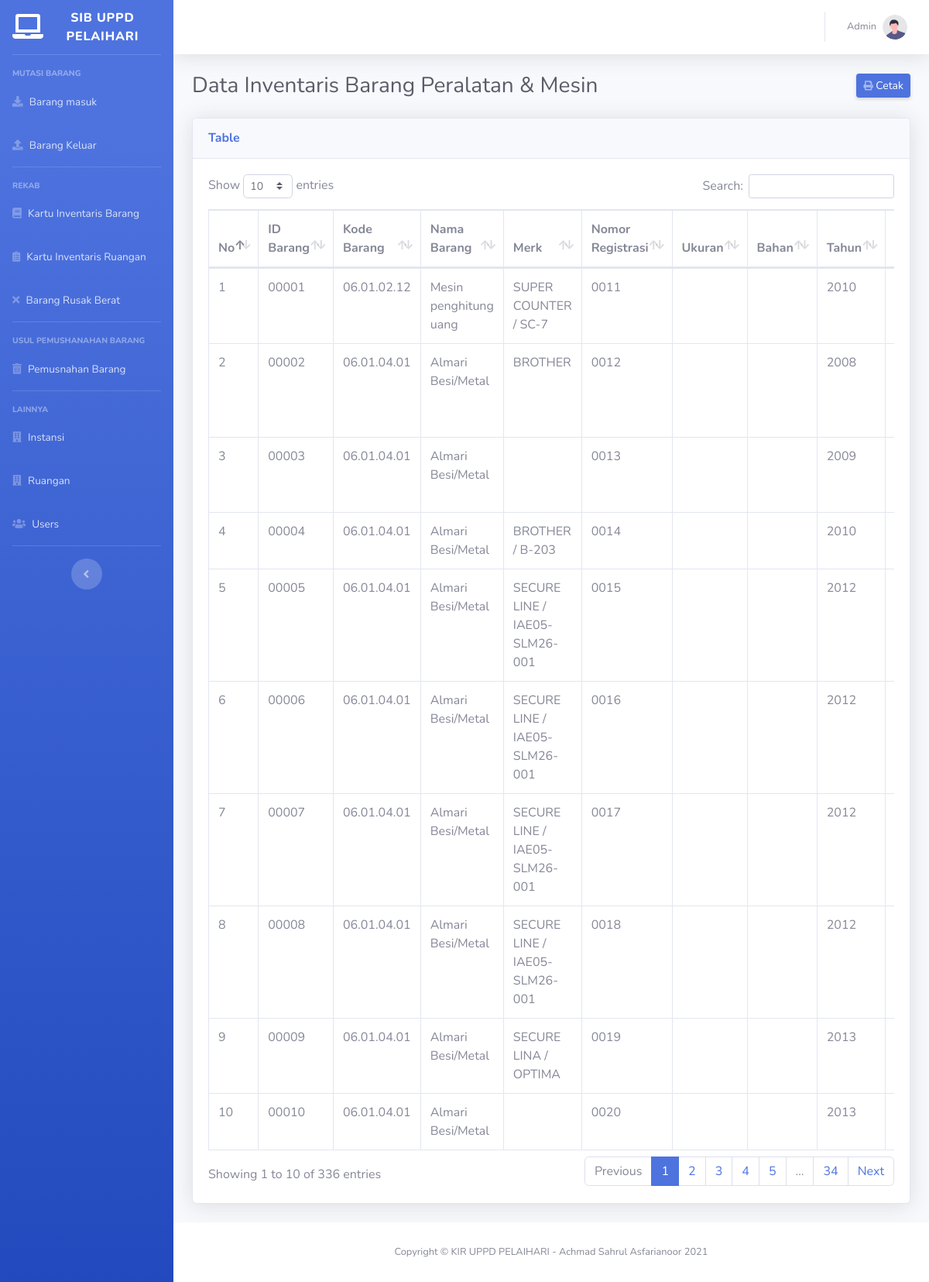
The page /index.php/dashboard on the database its author committed.
### tables this page shows
CREATE TABLE `tb_inventaris` (
  `id_barang` varchar(5) NOT NULL,
  `kode_barang` varchar(11) NOT NULL,
  `nama_barang` varchar(70) DEFAULT NULL,
  `merk` varchar(50) NOT NULL,
  `nomor_registrasi` varchar(4) DEFAULT NULL,
  `ukuran` varchar(10) NOT NULL,
  `bahan` varchar(30) NOT NULL,
  `tahun_pembelian` varchar(4) DEFAULT NULL,
  `asal_usul` varchar(15) NOT NULL,
  `kondisi` varchar(15) DEFAULT NULL,
  `harga` int(15) DEFAULT NULL,
  `keterangan` varchar(30) NOT NULL,
  `id_ruangan` int(5) NOT NULL
);

### application/controllers/Dashboard.php (called while the page is built, shortened)
<?php
	class Dashboard extends CI_Controller{
		function __construct()
		{
			$this->load->model(array('dashboard_model', 'ruangan_model'));
		}
		public function index(){
			$data['dashboard']=$this->dashboard_model->get_lihat_dashboard();
			$this->load->view('template/sidebar');
			$this->load->view('template/header');
			$this->load->view('dashboard/view_data', $data);
			$this->load->view('template/footer');
		}
	}

### index.php (called while the page is built, shortened)
<?php
require_once BASEPATH.'core/CodeIgniter.php';

### application/models/Dashboard_model.php (called while the page is built, shortened)
<?php
	class Dashboard_model extends CI_Model{
	public function get_lihat_dashboard($id_barang='')
    {
        if ($id_barang==''){
            return $this->db->query("SELECT tb_inventaris.id_barang, tb_inventaris.kode_barang,tb_inventaris.nama_barang,tb_inventaris.merk,tb_inventaris.nomor_registrasi,tb_inventaris.ukuran,tb_inventaris.bahan,tb_inventaris.tahun_pembelian,tb_inventaris.asal_usul,tb_inventaris.kondisi,tb_inventaris.harga,tb_inventaris.keterangan,tb_ruangan.id_ruangan,tb_ruangan.nama_ruangan FROM tb_ruangan join tb_inventaris ON tb_ruangan.id_ruangan=tb_inventaris.id_ruangan")->result_array();
        }
    }
	}

### application/views/dashboard/view_data.php (the view, shortened to what this page needs)
               <div class="container-fluid">
                   <div class="d-sm-flex align-items-center justify-content-between mb-4">
                        <h1 class="h3 mb-0 text-gray-800">Data Inventaris Barang Peralatan & Mesin</h1>
                        <a href="<?php echo base_url('ruangan/tambah');?>" class="d-none d-sm-inline-block btn btn-sm btn-primary shadow-sm"><i
                                class="fas fa-print fa-sm text-white-50"></i>  Cetak  </a>
                    </div>
 <div class="card shadow mb-4">
     <div class="card-header py-3">
         <h6 class="m-0 font-weight-bold text-primary">Table</h6>
     </div>
     <div class="card-body">
         <div class="table-responsive">
             <table class="table table-bordered" id="dataTable" width="100%" cellspacing="0">
                 <thead>
                     <tr>
                         <th>No</th>
                         <th>ID Barang</th>
                         <th>Kode Barang</th>
                         <th>Nama Barang</th>
                         <th>Merk</th>
                         <th>Nomor Registrasi</th>
                         <th>Ukuran</th>
                         <th>Bahan</th>
                         <th>Tahun</th>
                         <th>Asal-Usul</th>
                     </tr>
                 </thead>
                 <tbody>
                 <?php
					$no = 1;
					foreach($dashboard as $data):
                    ?>
					 <tr>
                        <td><?php echo $no++ ?></td>
                        <td><?php echo $data['id_barang'] ?></td>
                        <td><?php echo $data['kode_barang'] ?></td>
                        <td><?php echo $data['nama_barang'] ?></td>
                        <td><?php echo $data['merk'] ?></td>
                        <td><?php echo $data['nomor_registrasi'] ?></td>
                        <td><?php echo $data['ukuran'] ?></td>
                        <td><?php echo $data['bahan'] ?></td>
                        <td><?php echo $data['tahun_pembelian'] ?></td>
                        <td><?php echo $data['asal_usul'] ?></td>
                        </tr>
               <?php
                   endforeach;
               ?>
                 </tbody>
             </table>
         </div>
     </div>
 </div>
</div>
</div>

### application/views/template/sidebar.php (shortened to what this page needs)
<!DOCTYPE html>
<html lang="en">
<head>
    <link href="<?= base_url('assets/vendor/fontawesome-free/css/all.min.css');?>" rel="stylesheet" type="text/css">
    <link href="<?= base_url('assets/css/sb-admin-2.min.css" rel="stylesheet');?>">
    <link href="<?= base_url('assets/vendor/datatables/dataTables.bootstrap4.min.css');?>" rel="stylesheet">
</head>
<body id="page-top">
    <div id="wrapper">
        <ul class="navbar-nav bg-gradient-primary sidebar sidebar-dark accordion" id="accordionSidebar">
            <a class="sidebar-brand d-flex align-items-center justify-content-center" href="index.html">
                <div class="sidebar-brand-icon">
                <i class="fas fa-laptop"></i>
                </div>
                <div class="sidebar-brand-text mx-3">SIB UPPD Pelaihari</div>
            </a>
             <hr class="sidebar-divider">
            <div class="sidebar-heading">
                Mutasi Barang
            </div>
            <li class="nav-item">
                <a class="nav-link" href="index.html">
                    <i class="fas fa-download"></i>
                    <span>Barang masuk</span></a>
            </li>
            <li class="nav-item">
                <a class="nav-link" href="index.html">
                    <i class="fas fa-upload"></i>
                    <span>Barang Keluar</span></a>
            </li>
            <hr class="sidebar-divider">
            <div class="sidebar-heading">
                Rekab
            </div>
            <li class="nav-item">
                    <a class="nav-link" href="<?php echo base_url('dashboard');?>">
                    <i class="fas fa-book"></i>
                    <span>Kartu Inventaris Barang</span></a>
            </li>
            <li class="nav-item">
                     <a class="nav-link" href="<?php echo base_url('kir');?>">
                     <i class="fas fa-clipboard-list"></i>
                    <span>Kartu Inventaris Ruangan</span></a>
            </li>
            <li class="nav-item">
                <a class="nav-link" href="charts.html">
                <i class="fas fa-times"></i>
                <span>Barang Rusak Berat</span></a>
            </li>
            <hr class="sidebar-divider">
            <div class="sidebar-heading">
                Usul Pemushanahan Barang
            </div>
            <li class="nav-item">
                <a class="nav-link" href="tables.html">
                    <i class="fas fa-trash-alt"></i>
                    <span>Pemusnahan Barang</span></a>
            </li>
            <hr class="sidebar-divider">
            <div class="sidebar-heading">
                Lainnya
            </div>
            <li class="nav-item">
                <a class="nav-link" href="<?php echo base_url('instansi');?>">
                <i class="fas fa-building"></i>
            <span>Instansi</span></a>
            <li class="nav-item">
                <a class="nav-link" href="<?php echo base_url('ruangan');?>">
                <i class="fas fa-building"></i>
                    <span>Ruangan</span></a>
            </li>
            <li class="nav-item">
                <a class="nav-link" href="tables.html">
                    <i class="fas fa-users"></i>
                    <span>Users</span></a>
            </li>
            <hr class="sidebar-divider d-none d-md-block">
            <div class="text-center d-none d-md-inline">
                <button class="rounded-circle border-0" id="sidebarToggle"></button>
            </div>
        </ul>

### application/views/template/header.php (shortened to what this page needs)
<div id="content-wrapper" class="d-flex flex-column">
    <div id="content">
        <nav class="navbar navbar-expand navbar-light bg-white topbar mb-4 static-top shadow">
            <ul class="navbar-nav ml-auto">
                <li class="nav-item dropdown no-arrow">
                    <a class="nav-link dropdown-toggle" href="#" id="userDropdown" role="button"
                        data-toggle="dropdown" aria-haspopup="true" aria-expanded="false">
                        <span class="mr-2 d-none d-lg-inline text-gray-600 small">Admin</span>
                        <img class="img-profile rounded-circle"
                            src="<?= base_url('assets/img/undraw_profile.svg');?>">
                    </a>
                </li>
            </ul>
        </nav>

### application/views/template/footer.php (shortened to what this page needs)
       <footer class="sticky-footer bg-white">
            <div class="container my-auto">
                <div class="copyright text-center my-auto">
                    <span>Copyright &copy; KIR UPPD PELAIHARI - Achmad Sahrul Asfarianoor 2021</span>
                </div>
            </div>
        </footer>
    </div>
</div>

### rows shown on the page
tb_inventaris: id_barang "00001", kode_barang "06.01.02.12", nama_barang "Mesin penghitung uang", merk "SUPER COUNTER / SC-7", nomor_registrasi "0011", tahun_pembelian "2010"
tb_inventaris: id_barang "00002", kode_barang "06.01.04.01", nama_barang "Almari Besi/Metal", merk "BROTHER", nomor_registrasi "0012", tahun_pembelian "2008"
tb_inventaris: id_barang "00003", kode_barang "06.01.04.01", nama_barang "Almari Besi/Metal", nomor_registrasi "0013", tahun_pembelian "2009"
tb_inventaris: id_barang "00004", kode_barang "06.01.04.01", nama_barang "Almari Besi/Metal", merk "BROTHER / B-203", nomor_registrasi "0014", tahun_pembelian "2010"
tb_inventaris: id_barang "00005", kode_barang "06.01.04.01", nama_barang "Almari Besi/Metal", merk "SECURE LINE / IAE05-SLM26-001", nomor_registrasi "0015", tahun_pembelian "2012"
tb_inventaris: id_barang "00006", kode_barang "06.01.04.01", nama_barang "Almari Besi/Metal", merk "SECURE LINE / IAE05-SLM26-001", nomor_registrasi "0016", tahun_pembelian "2012"
tb_inventaris: id_barang "00007", kode_barang "06.01.04.01", nama_barang "Almari Besi/Metal", merk "SECURE LINE / IAE05-SLM26-001", nomor_registrasi "0017", tahun_pembelian "2012"
tb_inventaris: id_barang "00008", kode_barang "06.01.04.01", nama_barang "Almari Besi/Metal", merk "SECURE LINE / IAE05-SLM26-001", nomor_registrasi "0018", tahun_pembelian "2012"
tb_inventaris: id_barang "00009", kode_barang "06.01.04.01", nama_barang "Almari Besi/Metal", merk "SECURE LINA / OPTIMA", nomor_registrasi "0019", tahun_pembelian "2013"
tb_inventaris: id_barang "00010", kode_barang "06.01.04.01", nama_barang "Almari Besi/Metal", nomor_registrasi "0020", tahun_pembelian "2013"
